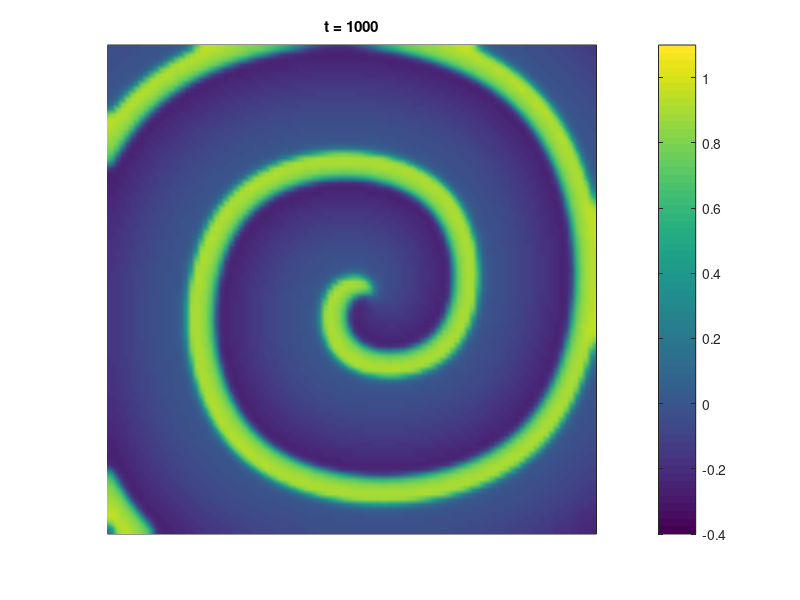

This chart was generated by the following MATLAB code:
% FHN model in 2d
% here we speed things up by using vectorization
% we don't need to use space loops at all!
%     du/dt = (a-u) * (u-1) * u-v + D*Laplacian u;
%     dv/dt = eps * (beta * u - gamma * v - delta);

% parameter values
a=0.1; beta=0.5; gamma=1; delta=0; eps=0.01; % excitable
%a=-0.1; beta=0.5; gamma=1; delta=0; eps=0.01; % oscillatory

% numerical and stimulation parameters
dt = 0.5;   % time step size
dx = 1;  % spatial resolution
endtime=1000; % simulation duration
nsteps=ceil(endtime/dt);    % calculate number of time steps
diff=0.1; % diffusion coefficient
nx=100;     % domain size
ny=nx;      % make it square

% initial values for state variables
u = zeros(nx,ny);       % zeros everywhere
v = zeros(nx,ny);    % 0.5 everywhere
% some variations to start a spiral wave
u(1:ceil(nx/2),1:ceil(ny/2)) = 0.8;   % excite part
v(1:ceil(ny/2),:) = 0.1;       % make part refractory

% arrays for time and space values (for plotting)
t = dt:dt:endtime;
xx=1:nx;
xx=xx*dx;

% laplacian matrix with Neumann boundary conditions
I=speye(nx,nx);
E=sparse(2:nx,1:nx-1,1,nx,nx);
D=E+E'-2*I;
D(1,2)=2;
D(nx,nx-1)=2;
A=kron(D,I)+kron(I,D);  % scary (but convenient) kronecker tensor product
ddt_o_dx2=diff*dt/(dx*dx);  % useful combination; avoid computing repeatedly

% time loop
for ntime=1:nsteps

    % calculate derivatives
    % dots in ".*" allow vectorization; apply everywhere at once (no spatial loops)
    du = (a-u).*(u-1).*u-v; 
    dv = eps*(beta*u-gamma*v-delta);
    
    % calculate coupling term
    xlap=reshape(A*reshape(u,nx*nx,1),nx,nx);

    % update variables using forward Euler
    u = u + dt*du + ddt_o_dx2*xlap;
    v = v + dt*dv;

    % plot every 20 time steps
    if(mod(ntime,20)==0)
        figure(1)
        pcolor(u),shading interp,caxis([-0.4 1.1]),colorbar,title(['t = ',num2str(ntime*dt)]),daspect([1 1 1]),set(gca,'xtick',[],'ytick',[]),drawnow
    end
    
end

